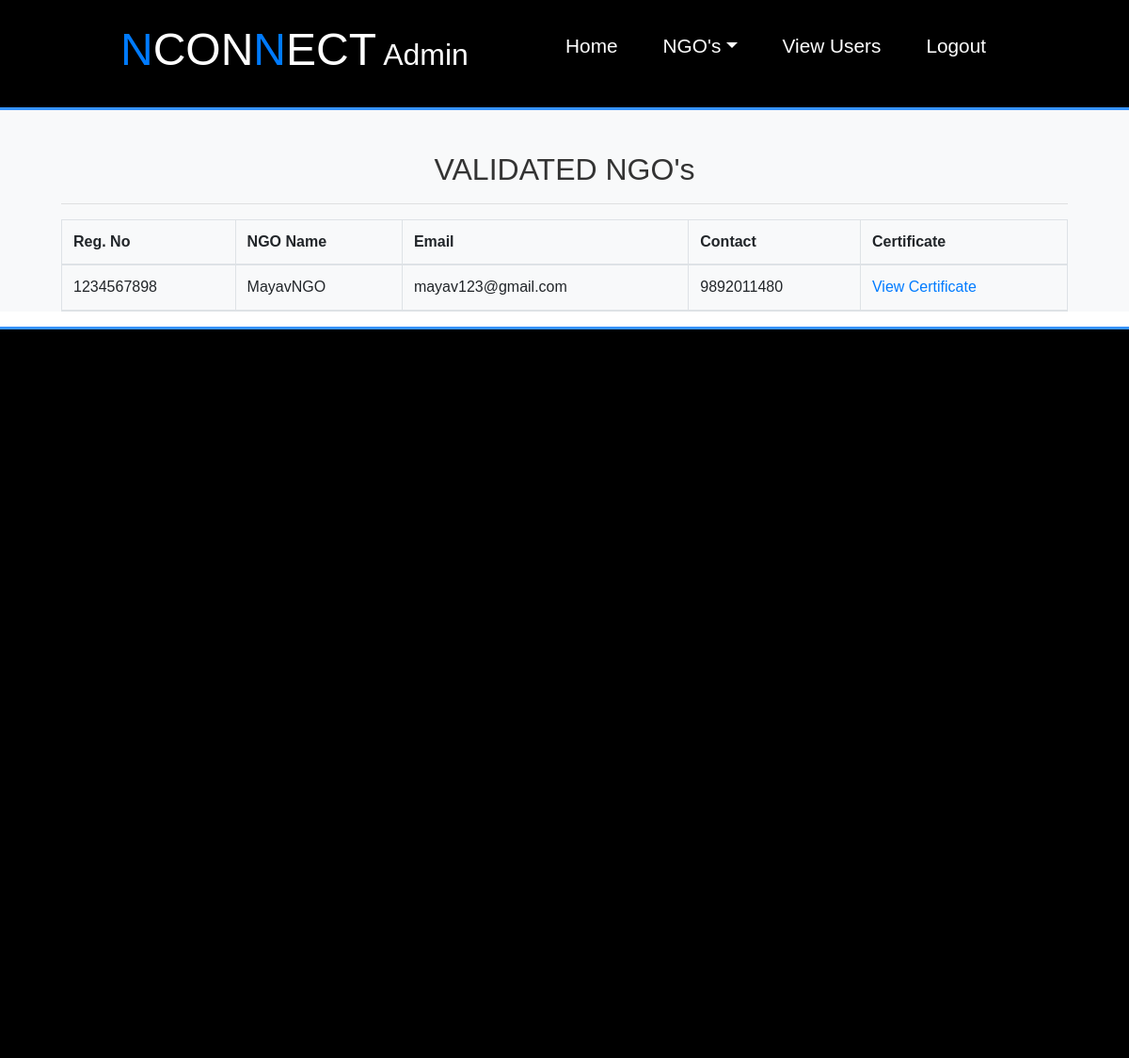
/all_verified_ngos/ (signed in), run on the app's committed database.
### NGO_App/models.py (models this page shows, shortened)
class NGOProfile(models.Model):
    user = models.OneToOneField(User,on_delete=models.CASCADE)
    registration_number=models.CharField(unique=True,max_length=10)
    ngo_name=models.CharField(max_length=50)
    certificate=models.ImageField(blank=False,upload_to='certificate_pics')
    image=models.ImageField(upload_to='ngo_images')
    description=models.TextField(max_length=1000)
    contact = models.CharField(max_length=10)
    country=models.CharField(max_length=50)
    state=models.CharField(max_length=50)
    city=models.CharField(max_length=50)
    pincode=models.CharField(max_length=50)
    verfied=models.BooleanField(default=False)
    address_line_1=models.CharField(max_length=200)

### NGO_App/views.py (the view)
# urls.py: path('all_verified_ngos/',all_verified_ngos,name='all_verified_ngos'),
def all_verified_ngos(request):
    if not request.user.is_authenticated:
        return redirect('home')
    ngos=NGOProfile.objects.filter(verfied=True)
    d={'ngos':ngos}
    return render(request,'all_verified_ngos.html',d)

### NGO_App/templates/all_verified_ngos.html
{% extends 'adminnavigation.html' %}
{% load static %}
{% block admin_body %}
<section id="signup">
  <div class="bg-light">
    <br><br>
    <div class="container">
      <h2 class="text-center">VALIDATED NGO's</h2>
      <hr>
      <table class="table table-bordered" id=mytable>
        <thead>
          <tr>
            <th>Reg. No</th>
            <th>NGO Name</th>
            <th>Email</th>
            <th>Contact</th>
            <th>Certificate</th>
          </tr>
          {% for i in ngos %}
          <tr>
            <td>{{i.registration_number}}</td>
            <td>{{i.ngo_name}}</td>
            <td>{{i.user.username}}</td>
            <td>{{i.contact}}</td>
            <td><a href="{{i.certificate.url}}">View Certificate</a></td>
          </tr>
          {% endfor %}
        </thead>
      </table>
    </div>
  </div>
</section>
{% endblock %}

### NGO_App/static/css/full.css (style rules this page uses)
* { margin:0; padding: 0; box-sizing: border-box; scroll-behavior: smooth; }
body { font-family: Arial, sans-serif; line-height: 1.4; color: #fff; overflow-x: scroll; }
.container { max-width: 1100px; margin: auto; }
.bg-light { background: #f4f4f4; color: #333; }

### data on the page
NGOProfile: registration_number "1234567898", ngo_name "MayavNGO", user.username "mayav123@gmail.com", contact "9892011480"
